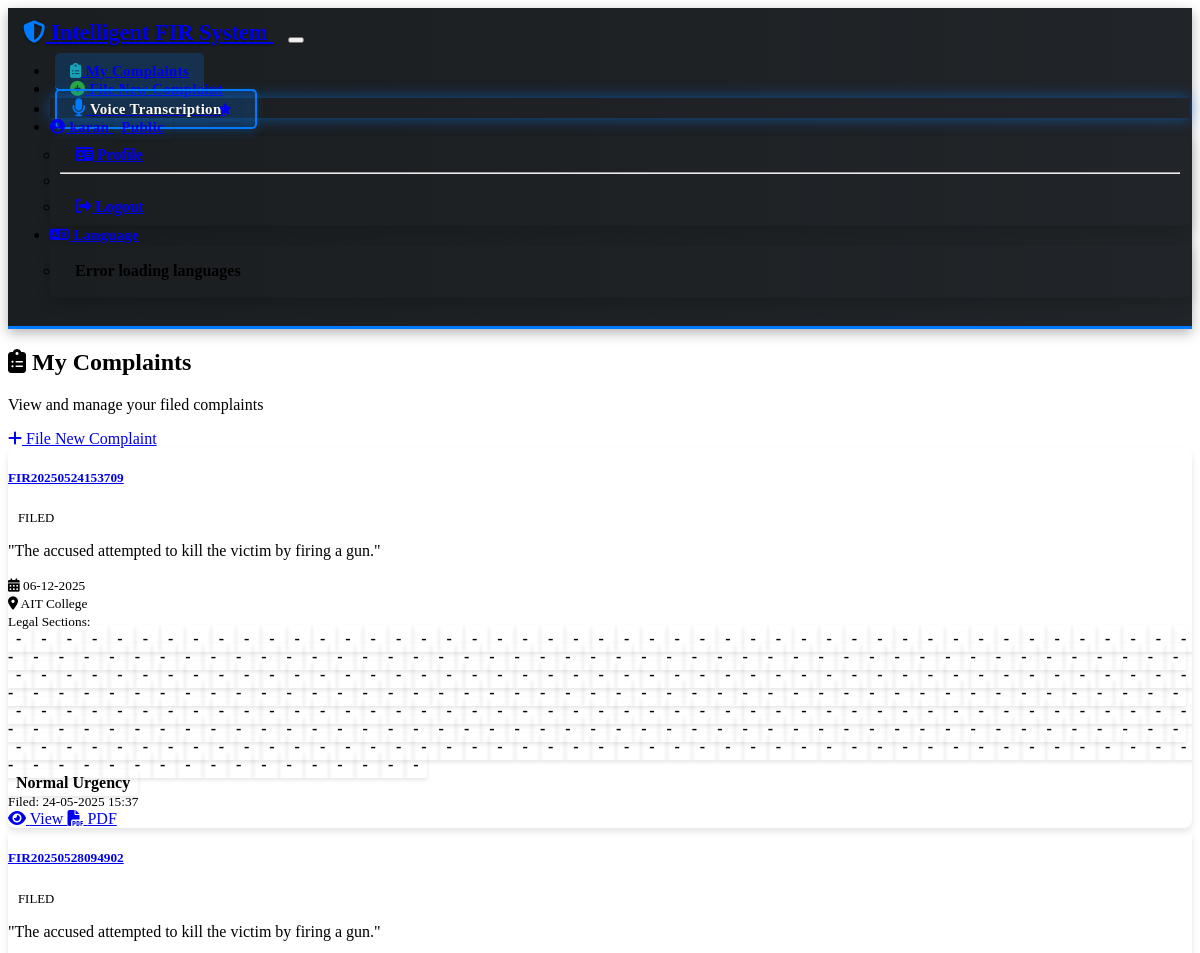
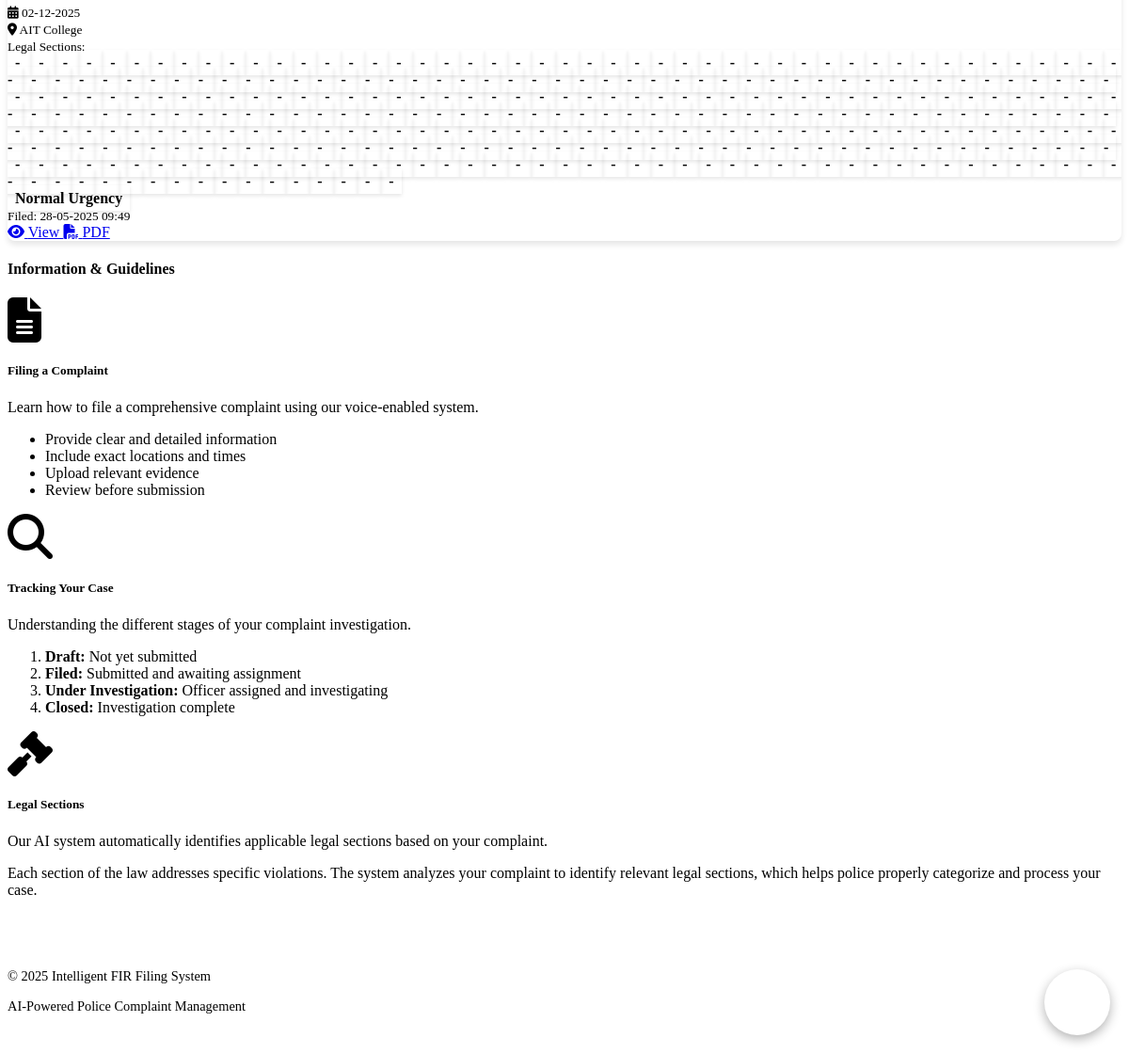
/fir/dashboard (signed in), run on an earlier commit of the app's database (2 pictures, top to bottom).
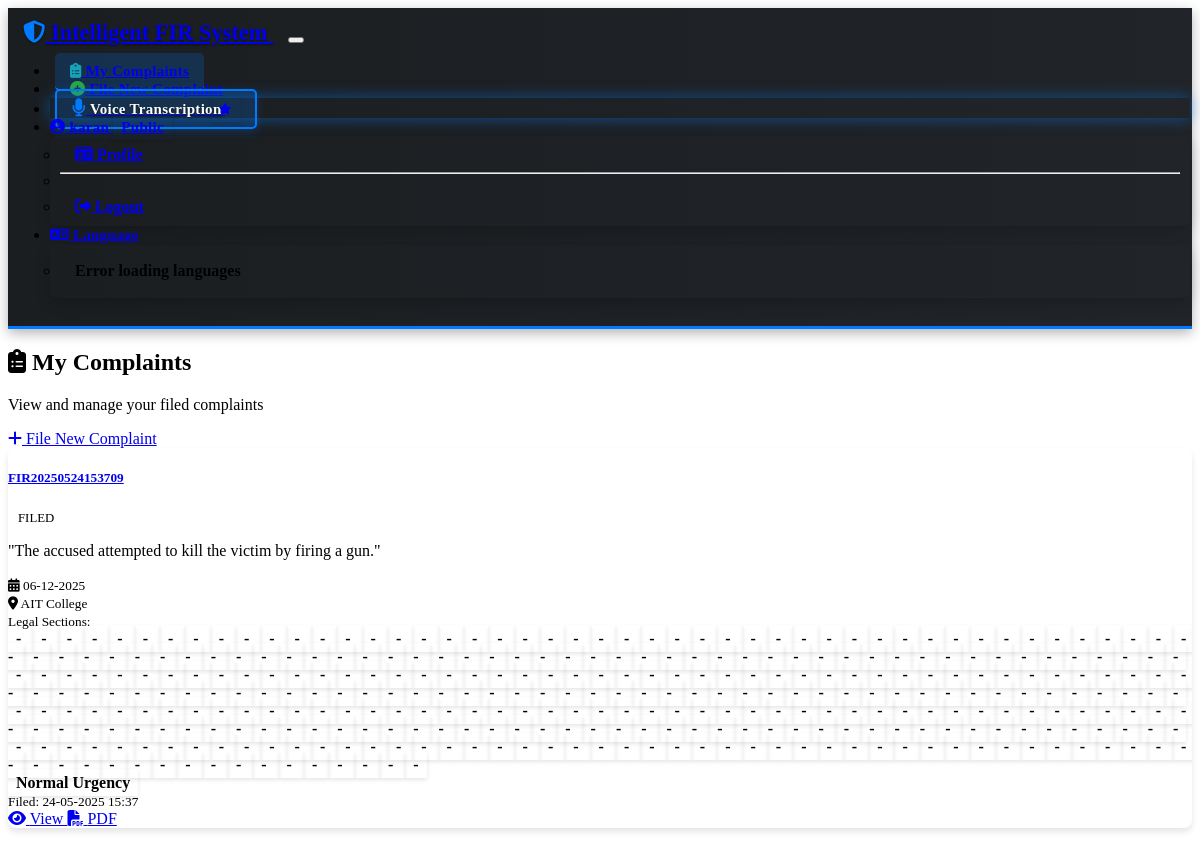
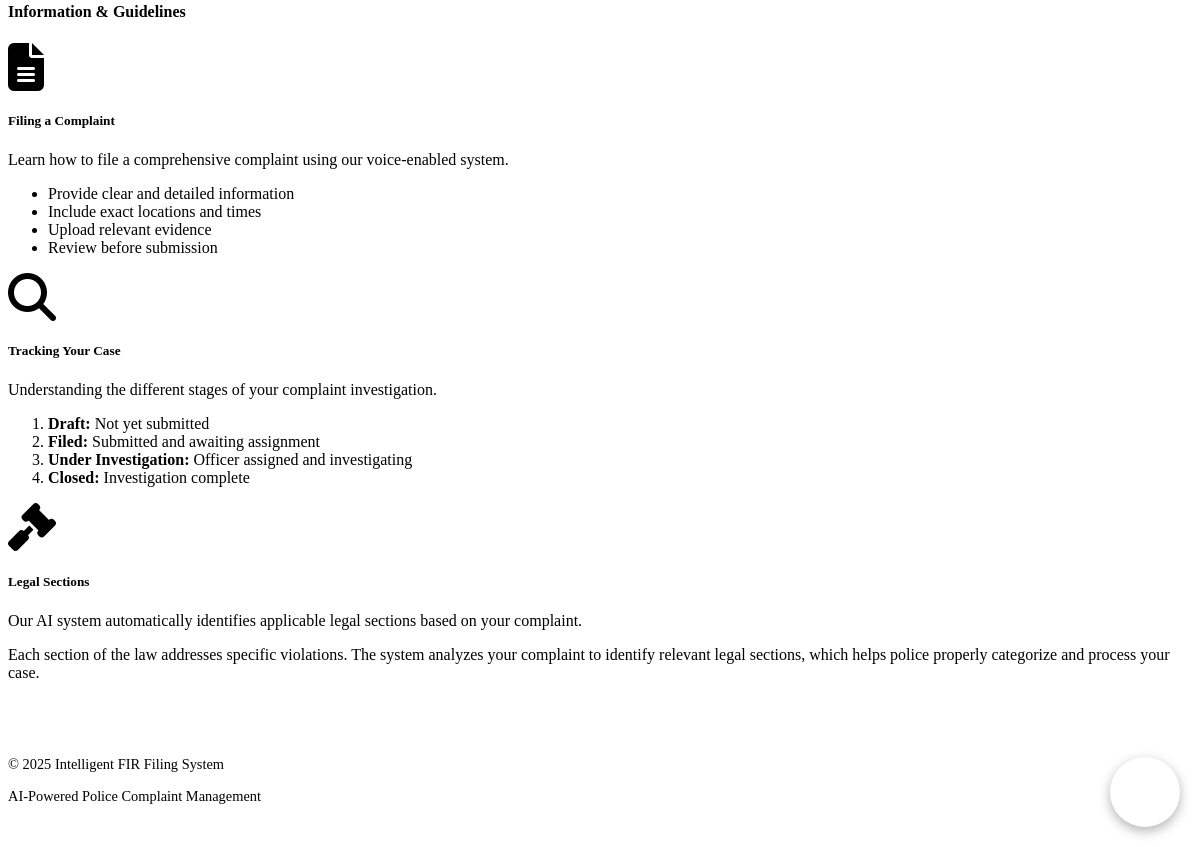
And on a later commit of the database (2 pictures, top to bottom).
### models/__init__.py (models this page shows)
class FIR(db.Model):
    __tablename__ = 'firs'
    id = db.Column(db.Integer, primary_key=True)
    fir_number = db.Column(db.String(50), unique=True)
    complainant_id = db.Column(db.Integer, db.ForeignKey('users.id'), nullable=False)
    processing_officer_id = db.Column(db.Integer, db.ForeignKey('users.id'))
    status = db.Column(db.String(20), default='draft')
    urgency_level = db.Column(db.String(20), default='normal')
    incident_description = db.Column(db.Text)
    incident_location = db.Column(db.String(200))
    incident_date = db.Column(db.DateTime, nullable=True)
    filed_at = db.Column(db.DateTime)
    created_at = db.Column(db.DateTime, default=lambda: datetime.now(timezone.utc))
    transcription = db.Column(db.Text, nullable=True)
    legal_sections = db.Column(db.Text, nullable=True)  # JSON string of legal sections with metadata
    processing_officer = db.relationship('User', foreign_keys=[processing_officer_id])
    evidence = db.relationship('Evidence', backref='fir', lazy=True, cascade="all, delete-orphan")
    def get_status_label(self):
        status_labels = {
            'draft': 'Draft',
            'filed': 'Filed',
            'under_investigation': 'Under Investigation',
            'closed': 'Closed'
        }
        return status_labels.get(self.status, self.status)
    def get_urgency_label(self):
        urgency_labels = {
            'low': 'Low',
            'normal': 'Normal',
            'high': 'High',
            'critical': 'Critical'
        }
        return urgency_labels.get(self.urgency_level, self.urgency_level)

### routes/fir.py (the view)
@fir_bp.route('/dashboard')
@login_required
def dashboard():
    try:
        if current_user.is_admin():
            return redirect(url_for('admin.dashboard'))
        if current_user.is_police():
            firs = FIR.query.filter_by(processing_officer_id=current_user.id).all()
        else:
            firs = FIR.query.filter_by(complainant_id=current_user.id).all()
        logger.info(f"Retrieved {len(firs)} FIRs for user {current_user.id}")
        return render_template('fir/dashboard.html', firs=firs)
    except Exception as e:
        logger.error(f"Dashboard error: {str(e)}", exc_info=True)
        return render_template('error.html', error="An error occurred while loading the dashboard. Please try again later."), 500

### extensions.py (called while the page is built)
@login_manager.user_loader
def load_user(user_id):
    from models import User
    return User.query.get(int(user_id))

### models/__init__.py (called while the page is built)
    def is_admin(self):
        return self.role == Role.ADMIN

    def is_police(self):
        return self.role == Role.POLICE

    def is_public(self):
        return self.role == Role.PUBLIC

### templates/fir/dashboard.html (shortened to what the changed rows need)
{% extends 'layout.html' %}
{% block content %}
<div class="container py-4">
    <div class="d-flex flex-column flex-md-row justify-content-between align-items-start align-items-md-center mb-4">
        <div class="mb-3 mb-md-0">
            <h2 class="mb-2"><i class="fas fa-clipboard-list me-2"></i> My Complaints</h2>
        </div>
    </div>
    <div class="row">
        {% if firs %}
            {% for fir in firs %}
                <div class="col-md-6 mb-4">
                    <div class="card border-0 shadow-sm dashboard-card h-100 urgency-{{ fir.urgency_level }}">
                        <div class="card-header d-flex justify-content-between align-items-center">
                            <h5 class="mb-0"><a href="{{ url_for('fir.view_fir', fir_id=fir.id) }}" class="text-decoration-none">{{ fir.fir_number }}</a></h5>
                            <span class="status-badge status-{{ fir.status }}">{{ fir.get_status_label() }}</span>
                        </div>
                        <div class="card-body p-3">
                            <p class="card-text mb-3">
                                {{ fir.incident_description[:150] }}{% if fir.incident_description|length > 150 %}...{% endif %}
                            </p>
                            <div class="row mb-3">
                                <div class="col-md-6">
                                    <small class="text-muted d-block"><i class="fas fa-calendar-alt me-2"></i>
                                        {% if fir.incident_date %}
                                            {{ fir.incident_date.strftime('%d-%m-%Y') }}
                                        {% else %}
                                            Date not specified
                                        {% endif %}
                                    </small>
                                </div>
                                <div class="col-md-6">
                                    <small class="text-muted d-block"><i class="fas fa-map-marker-alt me-2"></i>
                                        {{ fir.incident_location|truncate(30) or 'Location not specified' }}
                                    </small>
                                </div>
                            </div>
                            {% if fir.legal_sections %}
                                <div class="mb-3">
                                    <small class="text-muted d-block mb-2">Legal Sections:</small>
                                    <div>
                                        {% for section in fir.legal_sections %}
                                            <span class="badge bg-info text-dark me-1 mb-1">{{ section.code }} - {{ section.name }}</span>
                                        {% endfor %}
                                    </div>
                                </div>
                            {% endif %}
                            <div>
                                <span class="badge bg-{{ 'success' if fir.urgency_level == 'low' else 'info' if fir.urgency_level == 'normal' else 'warning' if fir.urgency_level == 'high' else 'danger' }}">
                                    {{ fir.get_urgency_label() }} Urgency
                                </span>
                            </div>
                        </div>
                        <div class="card-footer bg-light d-flex justify-content-between align-items-center">
                            <small class="text-muted">Filed: {{ fir.filed_at.strftime('%d-%m-%Y %H:%M') if fir.filed_at else 'Draft' }}</small>
                            <div class="btn-group">
                                <a href="{{ url_for('fir.view_fir', fir_id=fir.id) }}" class="btn btn-sm btn-outline-primary">
                                    <i class="fas fa-eye me-1"></i> View
                                </a>
                                <a href="{{ url_for('fir.generate_pdf', fir_id=fir.id) }}" class="btn btn-sm btn-outline-secondary">
                                    <i class="fas fa-file-pdf me-1"></i> PDF
                                </a>
                            </div>
                        </div>
                    </div>
                </div>
            {% endfor %}
        {% endif %}
    </div>
</div>
{% endblock %}

What changed in the data, as far as the page shows it:
removed FIR: fir_number "FIR20250528094902", get_status_label "FILED", incident_description "\"The accused attempted to kill the victim by firing a gun.\"", incident_date "02-12-2025", incident_location "AIT College", get_urgency_label "Normal", filed_at "28-05-2025 09:49"
